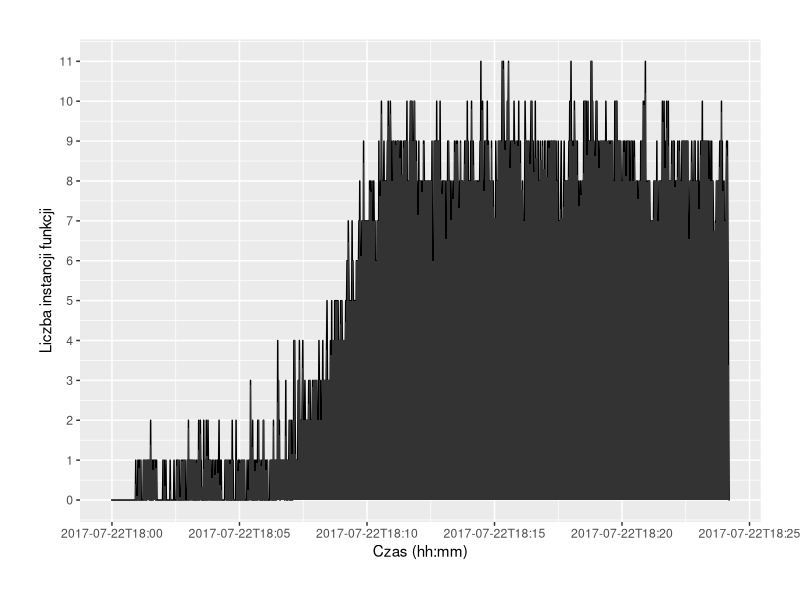

Generate this figure with R:
library("ggplot2")
library("scales")

png(filename="azure-eventhub-hosts.png", width=640, height=480)

dat = read.csv("hosts.csv", sep=';')
dat$Time = as.POSIXct(dat$Time, format = "%Y-%m-%dT%H:%M:%S")

ggplot(data=dat, aes(x=Time, y=Value, group=1)) +
geom_line(colour="black", size=0.5) +
   scale_x_datetime(labels = date_format("%Y-%m-%dT%H:%M"), breaks = pretty_breaks(n=10)) +
   scale_y_continuous(breaks=pretty_breaks(n=10)) +
   theme(plot.margin = unit(c(1,1,1,1), "cm")) +
   labs(x="Czas (hh:mm)") +
   labs(y="Liczba instancji funkcji") +
   geom_area(aes(y=Value))



